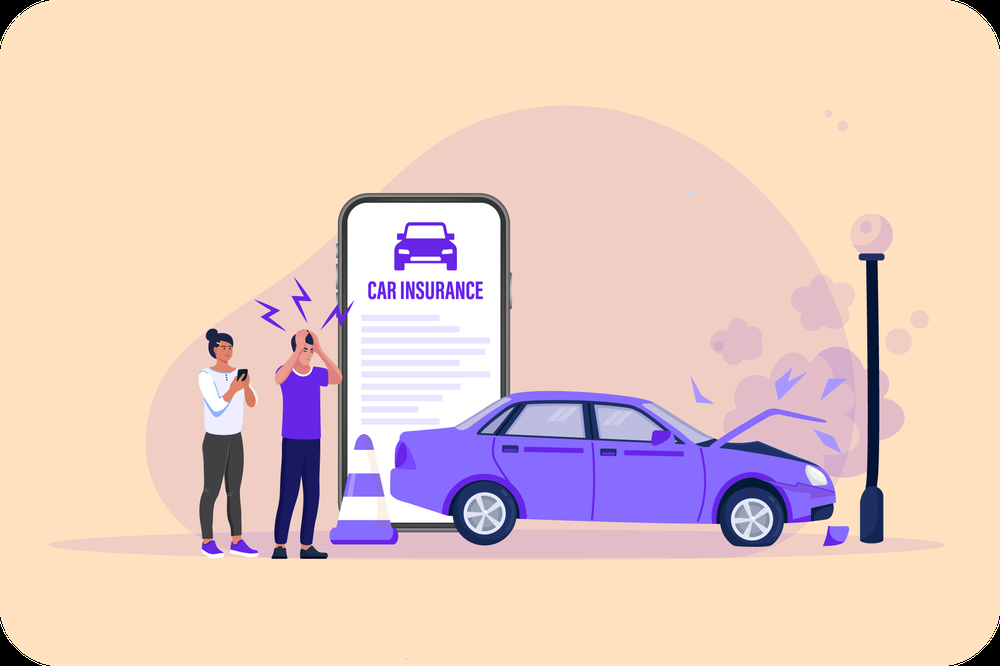
#> input picture ClaimSwift/assets/images/cards.png, 1000 x 666 px, shrunk from 2042 x 1359 before the run
$ python -i dummy.py   (imports and definitions only)
#> lines starting #> are read from the running program, lines starting #| are printed output that depends on the picture; after the words box and inside, x2 and y2 are one past the last pixel; in counts of white or black regions, pixels touching at a corner belong together
#> further down, picture is the input picture: shape (666, 1000, 3); mean B, G, R 195.1, 204.6, 232.5
import cv2
import numpy as np

# [39 lines left out: functions process_video_for_damage, detect_car_in_frame, not called in this run]

def detect_damage(car_frame):
    # Convert to grayscale
    gray_frame = cv2.cvtColor(car_frame, cv2.COLOR_BGR2GRAY)
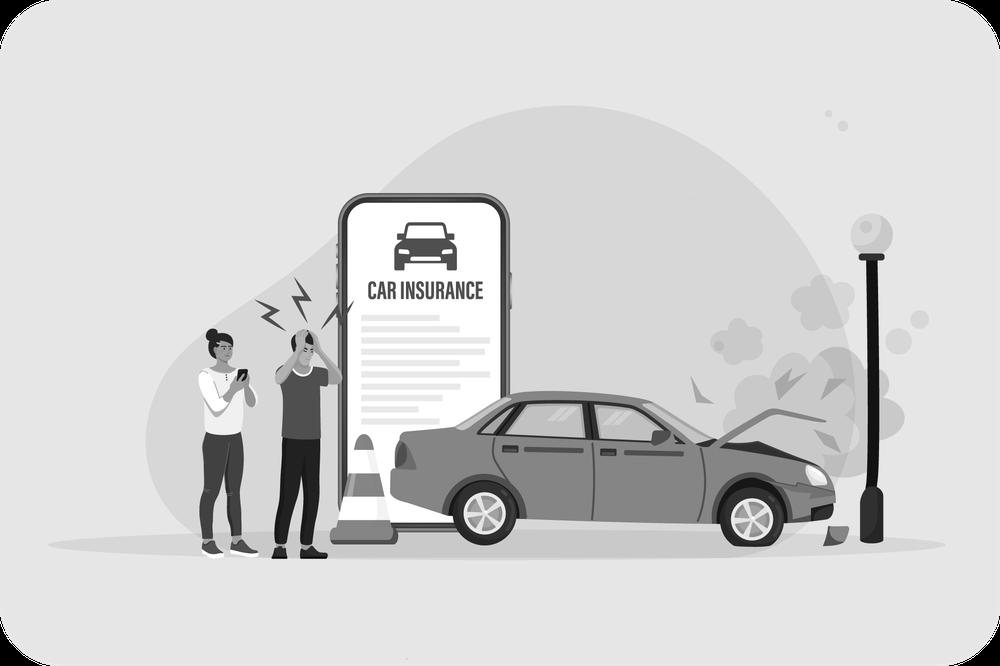
#> gray_frame: shape (666, 1000); min 0, max 255, mean 211.7

    # Use edge detection to find potential damage areas
    edges = cv2.Canny(gray_frame, threshold1=100, threshold2=200)
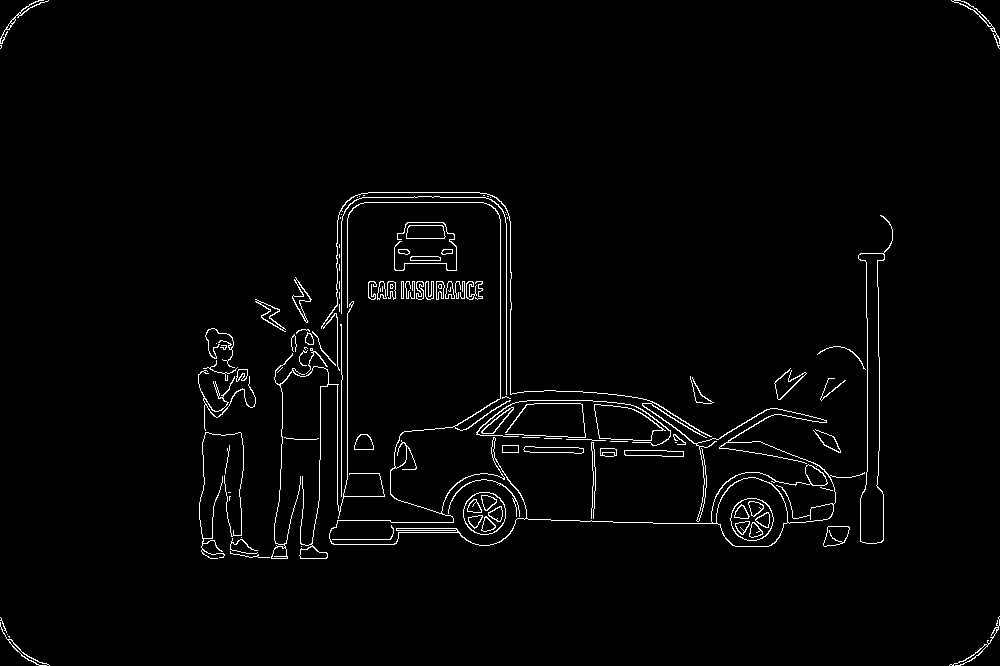
#> edges: shape (666, 1000); 2.1% white in thin lines or dots

    # Find contours from the edge-detected areas
    contours, _ = cv2.findContours(edges, cv2.RETR_EXTERNAL, cv2.CHAIN_APPROX_SIMPLE)
#> contours = 99 contours, 58 with area under 20; largest, box (x1, y1, x2, y2) and area: (321, 192, 865, 547) 11128, (858, 215, 893, 544) 4054, (594, 404, 666, 441) 1748, (406, 225, 446, 239) 478, (271, 301, 385, 559) 452

    damage_boxes = []
    for cnt in contours:
        x, y, w, h = cv2.boundingRect(cnt)
        # Filter out small contours that are unlikely to be damage
        if w * h > 500:  # Adjust this threshold based on typical damage size
            damage_boxes.append((x, y, w, h))
#> this loop made 99 passes
#> (x, y, w, h) on passes 2, 3, 4, 5, 6, 7, 8, 9, 10, 13, 14, 15: (7, 634, 1, 1), (0, 622, 50, 44), (0, 617, 7, 16), (949, 616, 51, 50), (230, 551, 40, 7), (301, 546, 1, 1), (230, 538, 28, 16), (241, 537, 1, 1), (823, 526, 27, 21), (820, 487, 13, 4), (624, 450, 60, 7), (600, 448, 17, 9)
#> (cnt, x, y, w, h) on passes 1, 11, 12, 17, 19, 21: ([[8, 636], [9, 637], [9, 636]], 8, 636, 2, 2), ([[229, 496], [229, 500], [229, 497], [230, 496]], 229, 496, 2, 5), ([[228, 492], [230, 492]], 228, 492, 3, 1), ([[502, 445], [502, 452], [518, 452], [518, 445]], 502, 445, 17, 8), ([[675, 442], [676, 442]], 675, 442, 2, 1), ([[610, 441], [627, 441]], 610, 441, 18, 1)
#> after the loop, damage_boxes = 29 items, first 6: (0, 622, 50, 44), (949, 616, 51, 50), (823, 526, 27, 21), (199, 432, 45, 127), (813, 429, 28, 24), (481, 407, 33, 27)

    return damage_boxes

# [9 lines left out: function estimate_damage_percentage, not called in this run]

>>> import cv2
>>> picture = cv2.imread('../ClaimSwift/assets/images/cards.png')
>>> result = detect_damage(picture)
#> result has the same summary as damage_boxes in detect_damage
